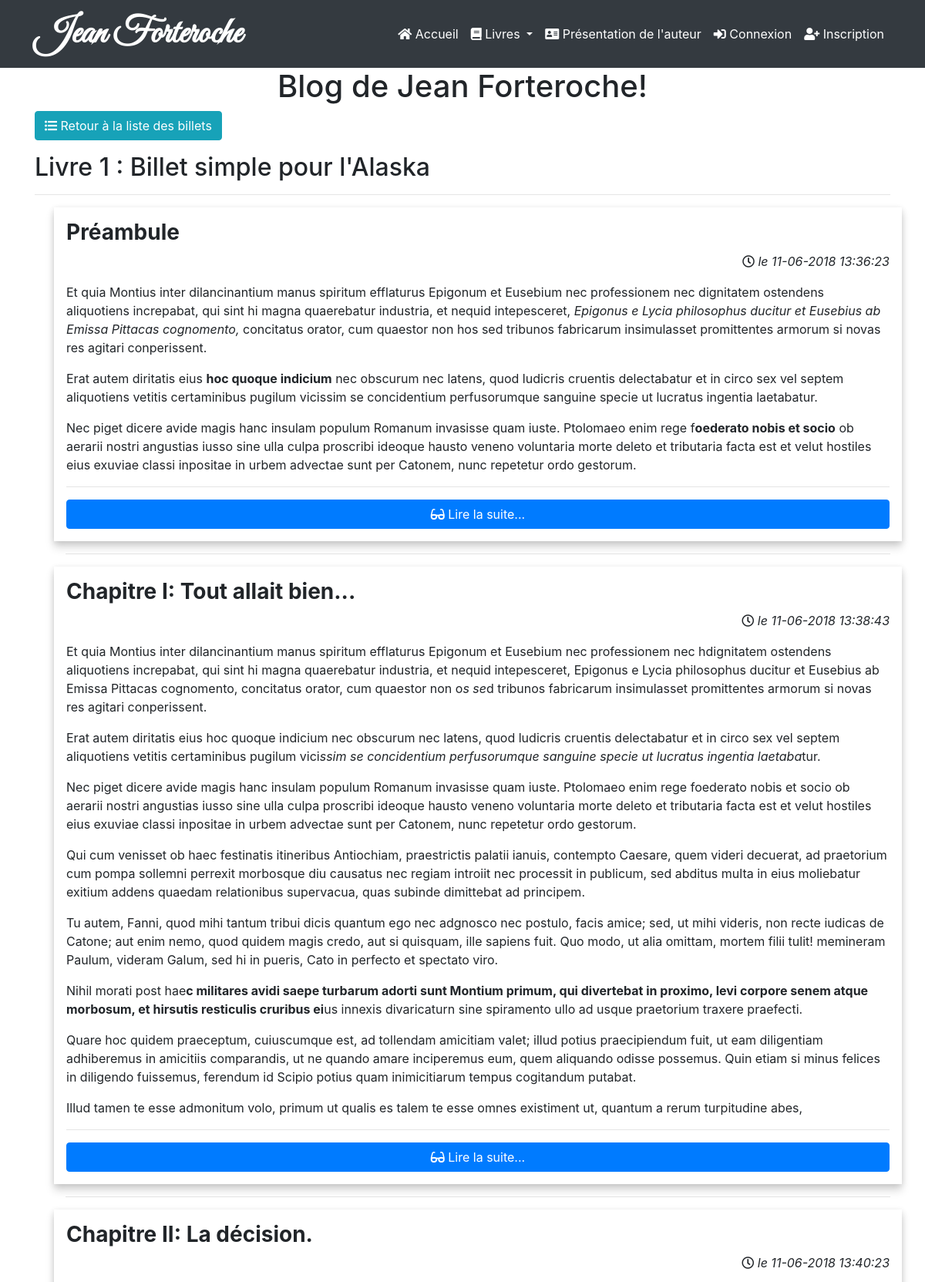
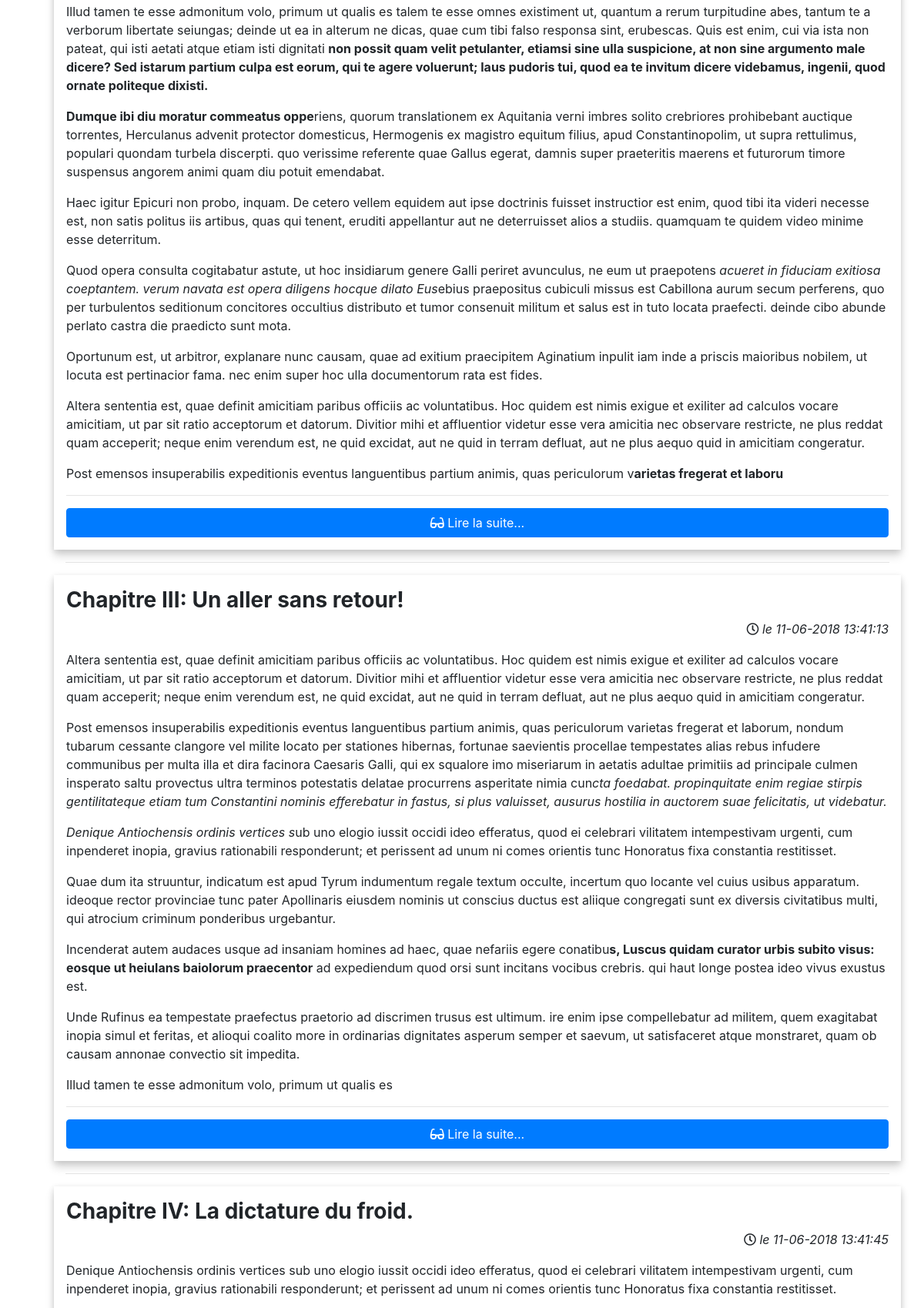
/index.php?action=getPostsCategory&category_id_fk=1 (upper part), run on the app's committed database (2 pictures, top to bottom).
### tables this page shows
CREATE TABLE IF NOT EXISTS `category` (
  `id` int(11) NOT NULL AUTO_INCREMENT,
  `title` varchar(255) NOT NULL,
  PRIMARY KEY (`id`)
);

CREATE TABLE IF NOT EXISTS `post` (
  `id` int(11) NOT NULL AUTO_INCREMENT,
  `title` varchar(255) NOT NULL,
  `content` longtext NOT NULL,
  `created_at` datetime NOT NULL,
  `deleted_at` datetime DEFAULT NULL,
  `updated_at` datetime DEFAULT NULL,
  `user_id_fk` int(11) NOT NULL,
  `category_id_fk` int(11) NOT NULL,
  PRIMARY KEY (`id`),
  KEY `user_id_fk` (`user_id_fk`),
  KEY `category_id_fk` (`category_id_fk`)
);

### Controller/CategoryController.php (called while the page is built, shortened)
<?php
require_once('Model/CategoryManager.php');
function getPostsCategory($categoryId)
{
    $categoryManager = new CategoryManager();
    $posts = $categoryManager->getPostsCategory($categoryId);
    $isCategory = $categoryManager->getCategory();
    require('Views/CategoriesViews/postsCategoryView.php');
}

### Model/CategoryManager.php (called while the page is built, shortened)
<?php
class CategoryManager extends Manager
{
    public function getPostsCategory($categoryId)
    {
        $db = $this->dbConnect();
        $posts = $db->prepare('SELECT * , post.title AS postTitle
                                    FROM post
                                    LEFT JOIN category
                                    ON post.category_id_fk = category.id
                                    WHERE post.deleted_at IS NULL && post.category_id_fk = ?
                                    ORDER BY post.created_at
                                    ');
        $posts->bindParam(1,$categoryId, \PDO::PARAM_INT);
        $posts->execute();
        return $posts;
    }
    public function getCategory()
    {
        $db = $this->dbConnect();
        $req = $db->prepare('SELECT *
                                      FROM category');
        $req->execute();
        $category = $req->fetch();
        return $category;
    }
}

### Views/CategoriesViews/postsCategoryView.php (the view, shortened to what this page needs)
<h1>Blog de Jean Forteroche!</h1>
<div class="container">
    <p><a href="index.php" class="btn btn-xs btn-info"><i class="fas fa-list-ul"></i> Retour à la liste des billets</a></p>
</div>
        <div class="container-fluid">
            <div class="container">
            <h2>Livre <?= htmlspecialchars($isCategory['id'])?> : <?= htmlspecialchars($isCategory['title'])?> </h2>
            <hr>
                <div class="tab-content">
                    <ul class="media-list">
                    <?php
                    while ($post = $posts->fetch())
                    {
                    ?>
                        <li class="media">
                        <div class="media-body row">
                            <div class="p-3">
                                <div class="text-left">
                                    <h3><?= htmlspecialchars($post['postTitle']) ?></h3>
                                </div>
                                <div class="text-right">
                                    <i class="far fa-clock"></i> <em>le <?php $date = new DateTime($post['created_at']);
                                        echo $date->format('d-m-Y H:i:s'); ?></em>
                                </div>
                            <p><?= $post['content'] ?></p>
                                <hr>
                                <div class="text-center">
                                <a href="index.php?action=post&amp;id=<?= $post['id'] ?>"
                                   class="btn btn-xs btn-primary btn-block"><i class="fas fa-glasses"></i> Lire la suite...</a>
                                </div>
                            </div>
                        </div>
                        </li>
                        <hr>
                        <?php
                    }
                    ?>
                    </ul>
                </div>
            </div>
        </div>
<?php require('Views/layout.php'); ?>

### Public/css/style.css (style rules this page uses)
body, html { padding: 0; margin: 0; }
a { text-decoration: none; }
.container-fluid { padding: 0; }
h1 { text-align: center; }
h3 { font-weight: bold; }
body, html { height: 100%; margin: 0; }
.media-body { box-shadow: 0 2px 8px rgba(0, 0, 0, 0.12), 0 8px 11px rgba(0, 0, 0, 0.15); }
html { position: relative; min-height: 100%; }
body { overflow-x: hidden; }

### data on the page
category: id "1", title "Billet simple pour l'Alaska"
post: title "Préambule", created_at "11-06-2018 13:36:23", content "Et quia Montius inter dilancinantium manus spiritum efflaturus Epigonum et Eusebium nec professionem nec dignitatem ostendens aliquotiens increpabat, qui sint hi magna quaerebatur industria, et nequid intepesceret, Epigonus e Lycia philosophus ducitur et Eusebius ab Emissa Pittacas cognomento, concitatus orator, cum quaestor non hos sed tribunos fabricarum insimulasset promittentes armorum si novas res agitari conperissent. Erat autem diritatis eius hoc quoque indicium nec obscurum nec latens, quod ludicris cruentis delectabatur et in circo sex vel septem aliquotiens vetitis certaminibus pugilum vicissim se concidentium perfusorumque sanguine specie ut lucratus ingentia laetabatur. Nec…"
post: title "Chapitre I: Tout allait bien...", created_at "11-06-2018 13:38:43", content "Et quia Montius inter dilancinantium manus spiritum efflaturus Epigonum et Eusebium nec professionem nec hdignitatem ostendens aliquotiens increpabat, qui sint hi magna quaerebatur industria, et nequid intepesceret, Epigonus e Lycia philosophus ducitur et Eusebius ab Emissa Pittacas cognomento, concitatus orator, cum quaestor non o s se d tribunos fabricarum insimulasset promittentes armorum si novas res agitari conperissent. Erat autem diritatis eius hoc quoque indicium nec obscurum nec latens, quod ludicris cruentis delectabatur et in circo sex vel septem aliquotiens vetitis certaminibus pugilum vici ssim se concidentium perfusorumque sanguine specie ut lucratus ingentia laetaba tur. Nec…"
post: title "Chapitre II: La décision.", created_at "11-06-2018 13:40:23", content "Illud tamen te esse admonitum volo, primum ut qualis es talem te esse omnes existiment ut, quantum a rerum turpitudine abes, tantum te a verborum libertate seiungas; deinde ut ea in alterum ne dicas, quae cum tibi falso responsa sint, erubescas. Quis est enim, cui via ista non pateat, qui isti aetati atque etiam isti dignitati non possit quam velit petulanter, etiamsi sine ulla suspicione, at non sine argumento male dicere? Sed istarum partium culpa est eorum, qui te agere voluerunt; laus pudoris tui, quod ea te invitum dicere videbamus, ingenii, quod ornate politeque dixisti. Dumque ibi diu moratur commeatus oppe riens, quorum translationem ex Aquitania verni imbres solito crebriores…"
post: title "Chapitre III: Un aller sans retour!", created_at "11-06-2018 13:41:13", content "Altera sententia est, quae definit amicitiam paribus officiis ac voluntatibus. Hoc quidem est nimis exigue et exiliter ad calculos vocare amicitiam, ut par sit ratio acceptorum et datorum. Divitior mihi et affluentior videtur esse vera amicitia nec observare restricte, ne plus reddat quam acceperit; neque enim verendum est, ne quid excidat, aut ne quid in terram defluat, aut ne plus aequo quid in amicitiam congeratur. Post emensos insuperabilis expeditionis eventus languentibus partium animis, quas periculorum varietas fregerat et laborum, nondum tubarum cessante clangore vel milite locato per stationes hibernas, fortunae saevientis procellae tempestates alias rebus infudere communibus per…"
post: title "Chapitre IV: La dictature du froid.", created_at "11-06-2018 13:41:45", content "Denique Antiochensis ordinis vertices sub uno elogio iussit occidi ideo efferatus, quod ei celebrari vilitatem intempestivam urgenti, cum inpenderet inopia, gravius rationabili responderunt; et perissent ad unum ni comes orientis tunc Honoratus fixa constantia restitisset."
